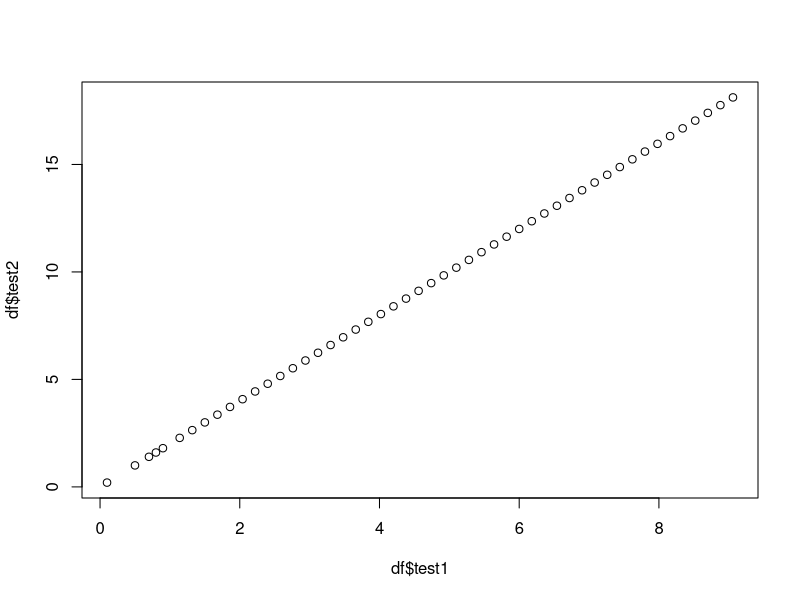

Write R code to recreate this figure.
## ---- chunk 1
df <- read.csv("demo_data.csv")

## ---- chunk 2
library(tidyverse)
library(flextable)
df %>%
  flextable() %>%
  theme_zebra()
  
## ---- chunk 3
plot(df$test1, df$test2)
## ---- chunk 4
1+2
## ---- chunk 5
df$newcol <- df$test1 - 10
head(df)
